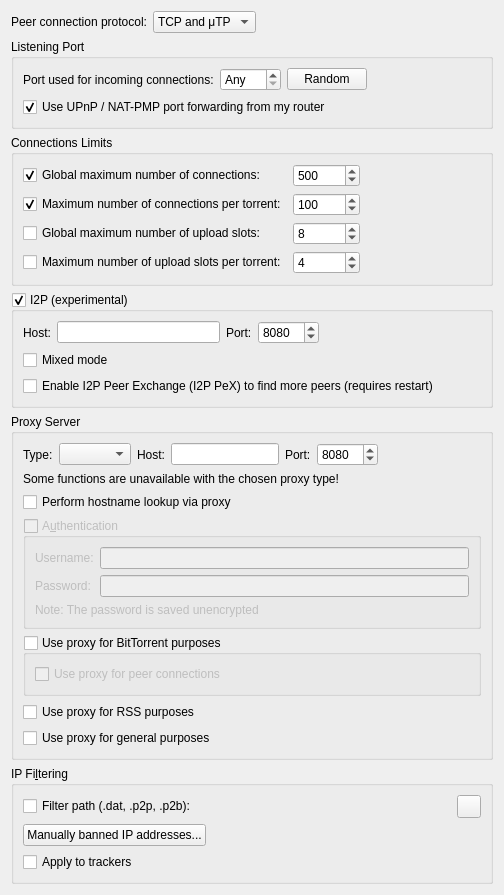
          <widget class="QWidget" name="scrollAreaWidgetContents_3">
           <property name="geometry">
            <rect>
             <x>0</x>
             <y>0</y>
             <width>504</width>
             <height>848</height>
            </rect>
           </property>
           <layout class="QVBoxLayout" name="verticalLayout_20">
            <item>
             <layout class="QHBoxLayout" name="horizontalLayout_12">
              <item>
               <widget class="QLabel" name="label_24">
                <property name="text">
                 <string>Peer connection protocol:</string>
                </property>
               </widget>
              </item>
              <item>
               <widget class="QComboBox" name="comboProtocol">
                <item>
                 <property name="text">
                  <string>TCP and μTP</string>
                 </property>
                </item>
                <item>
                 <property name="text">
                  <string notr="true">TCP</string>
                 </property>
                </item>
                <item>
                 <property name="text">
                  <string notr="true">μTP</string>
                 </property>
                </item>
               </widget>
              </item>
              <item>
               <spacer name="horizontalSpacer_23">
                <property name="orientation">
                 <enum>Qt::Orientation::Horizontal</enum>
                </property>
                <property name="sizeHint" stdset="0">
                 <size>
                  <width>40</width>
                  <height>20</height>
                 </size>
                </property>
               </spacer>
              </item>
             </layout>
            </item>
            <item>
             <widget class="QGroupBox" name="ListeningPortBox">
              <property name="title">
               <string>Listening Port</string>
              </property>
              <layout class="QVBoxLayout" name="listeningPortLayout">
               <item>
                <layout class="QHBoxLayout" name="listeningPortLayout2">
                 <item>
                  <widget class="QLabel" name="lbl_ports">
                   <property name="text">
                    <string>Port used for incoming connections:</string>
                   </property>
                  </widget>
                 </item>
                 <item>
                  <widget class="QSpinBox" name="spinPort">
                   <property name="toolTip">
                    <string>Set to 0 to let your system pick an unused port</string>
                   </property>
                   <property name="specialValueText">
                    <string>Any</string>
                   </property>
                   <property name="maximum">
                    <number>65535</number>
                   </property>
                  </widget>
                 </item>
                 <item>
                  <widget class="QPushButton" name="randomButton">
                   <property name="text">
                    <string>Random</string>
                   </property>
                  </widget>
                 </item>
                 <item>
                  <spacer name="horizontalSpacer_4">
                   <property name="orientation">
                    <enum>Qt::Orientation::Horizontal</enum>
                   </property>
                   <property name="sizeHint" stdset="0">
                    <size>
                     <width>40</width>
                     <height>20</height>
                    </size>
                   </property>
                  </spacer>
                 </item>
                </layout>
               </item>
               <item>
                <widget class="QCheckBox" name="checkUPnP">
                 <property name="text">
                  <string>Use UPnP / NAT-PMP port forwarding from my router</string>
                 </property>
                 <property name="checked">
                  <bool>true</bool>
                 </property>
                </widget>
               </item>
              </layout>
             </widget>
            </item>
            <item>
             <widget class="QGroupBox" name="nbConnecBox">
              <property name="title">
               <string>Connections Limits</string>
              </property>
              <layout class="QGridLayout" name="gridLayout">
               <item row="0" column="0">
                <widget class="QCheckBox" name="checkMaxConnections">
                 <property name="text">
                  <string>Global maximum number of connections:</string>
                 </property>
                 <property name="checked">
                  <bool>true</bool>
                 </property>
                </widget>
               </item>
               <item row="0" column="1">
                <widget class="QSpinBox" name="spinMaxConnec">
                 <property name="enabled">
                  <bool>true</bool>
                 </property>
                 <property name="minimum">
                  <number>2</number>
                 </property>
                 <property name="maximum">
                  <number>2147483647</number>
                 </property>
                 <property name="value">
                  <number>500</number>
                 </property>
                </widget>
               </item>
               <item row="0" column="2">
                <spacer name="horizontalSpacer_3">
                 <property name="orientation">
                  <enum>Qt::Orientation::Horizontal</enum>
                 </property>
                 <property name="sizeHint" stdset="0">
                  <size>
                   <width>40</width>
                   <height>20</height>
                  </size>
                 </property>
                </spacer>
               </item>
               <item row="1" column="0">
                <widget class="QCheckBox" name="checkMaxConnectionsPerTorrent">
                 <property name="text">
                  <string>Maximum number of connections per torrent:</string>
                 </property>
                 <property name="checked">
                  <bool>true</bool>
                 </property>
                </widget>
               </item>
               <item row="1" column="1">
                <widget class="QSpinBox" name="spinMaxConnecPerTorrent">
                 <property name="minimum">
                  <number>2</number>
                 </property>
                 <property name="maximum">
                  <number>2147483647</number>
                 </property>
                 <property name="value">
                  <number>100</number>
                 </property>
                </widget>
               </item>
               <item row="2" column="0">
                <widget class="QCheckBox" name="checkMaxUploads">
                 <property name="text">
                  <string>Global maximum number of upload slots:</string>
                 </property>
                </widget>
               </item>
               <item row="2" column="1">
                <widget class="QSpinBox" name="spinMaxUploads">
                 <property name="maximum">
                  <number>2147483647</number>
                 </property>
                 <property name="value">
                  <number>8</number>
                 </property>
                </widget>
               </item>
               <item row="3" column="0">
                <widget class="QCheckBox" name="checkMaxUploadsPerTorrent">
                 <property name="text">
                  <string>Maximum number of upload slots per torrent:</string>
                 </property>
                </widget>
               </item>
               <item row="3" column="1">
                <widget class="QSpinBox" name="spinMaxUploadsPerTorrent">
                 <property name="maximum">
                  <number>2147483647</number>
                 </property>
                 <property name="value">
                  <number>4</number>
                 </property>
                </widget>
               </item>
              </layout>
             </widget>
            </item>
            <item>
             <widget class="QGroupBox" name="groupI2P">
              <property name="title">
               <string>I2P (experimental)</string>
              </property>
              <property name="checkable">
               <bool>true</bool>
              </property>
              <property name="checked">
               <bool>true</bool>
              </property>
              <layout class="QVBoxLayout" name="verticalLayout_40">
               <item>
                <layout class="QHBoxLayout" name="i2pLayout">
                 <item>
                  <widget class="QLabel" name="labelI2PHost">
                   <property name="text">
                    <string>Host:</string>
                   </property>
                  </widget>
                 </item>
                 <item>
                  <widget class="QLineEdit" name="textI2PHost"/>
                 </item>
                 <item>
                  <widget class="QLabel" name="labelI2PPort">
                   <property name="text">
                    <string>Port:</string>
                   </property>
                  </widget>
                 </item>
                 <item>
                  <widget class="QSpinBox" name="spinI2PPort">
                   <property name="minimum">
                    <number>1</number>
                   </property>
                   <property name="maximum">
                    <number>65535</number>
                   </property>
                   <property name="value">
                    <number>8080</number>
                   </property>
                  </widget>
                 </item>
                 <item>
                  <spacer name="horizontalSpacer_22">
                   <property name="orientation">
                    <enum>Qt::Orientation::Horizontal</enum>
                   </property>
                   <property name="sizeHint" stdset="0">
                    <size>
                     <width>40</width>
                     <height>20</height>
                    </size>
                   </property>
                  </spacer>
                 </item>
                </layout>
               </item>
               <item>
                <widget class="QCheckBox" name="checkI2PMixed">
                 <property name="toolTip">
                  <string>&lt;html&gt;&lt;head/&gt;&lt;body&gt;&lt;p&gt;If &quot;mixed mode&quot; is enabled I2P torrents are allowed to also get peers from other sources than the tracker, and connect to regular IPs, not providing any anonymization. This may be useful if the user is not interested in the anonymization of I2P, but still wants to be able to connect to I2P peers.&lt;/p&gt;&lt;/body&gt;&lt;/html&gt;</string>
                 </property>
                 <property name="text">
                  <string>Mixed mode</string>
                 </property>
                </widget>
               </item>
               <item>
                <widget class="QCheckBox" name="checkI2PPeX">
                 <property name="text">
                  <string>Enable I2P Peer Exchange (I2P PeX) to find more peers (requires restart)</string>
                 </property>
                </widget>
               </item>
              </layout>
             </widget>
            </item>
            <item>
             <widget class="QGroupBox" name="groupProxy">
              <property name="enabled">
               <bool>true</bool>
              </property>
              <property name="title">
               <string>Proxy Server</string>
              </property>
              <layout class="QVBoxLayout" name="verticalLayout_29">
               <item>
                <layout class="QHBoxLayout" name="proxyTypeLayout">
                 <item>
                  <widget class="QLabel" name="ProxyType_lbl">
                   <property name="text">
                    <string>Type:</string>
                   </property>
                  </widget>
                 </item>
                 <item>
                  <widget class="QComboBox" name="comboProxyType"/>
                 </item>
                 <item>
                  <widget class="QLabel" name="lblProxyIP">
                   <property name="text">
                    <string>Host:</string>
                   </property>
                  </widget>
                 </item>
                 <item>
                  <widget class="QLineEdit" name="textProxyIP"/>
                 </item>
                 <item>
                  <widget class="QLabel" name="lblProxyPort">
                   <property name="text">
                    <string>Port:</string>
                   </property>
                  </widget>
                 </item>
                 <item>
                  <widget class="QSpinBox" name="spinProxyPort">
                   <property name="minimum">
                    <number>1</number>
                   </property>
                   <property name="maximum">
                    <number>65535</number>
                   </property>
                   <property name="value">
                    <number>8080</number>
                   </property>
                  </widget>
                 </item>
                 <item>
                  <spacer name="horizontalSpacer_24">
                   <property name="orientation">
                    <enum>Qt::Orientation::Horizontal</enum>
                   </property>
                   <property name="sizeHint" stdset="0">
                    <size>
                     <width>20</width>
                     <height>20</height>
                    </size>
                   </property>
                  </spacer>
                 </item>
                </layout>
               </item>
               <item>
                <widget class="QLabel" name="labelProxyTypeUnavailable">
                 <property name="font">
                  <font>
                   <italic>false</italic>
                  </font>
                 </property>
                 <property name="text">
                  <string>Some functions are unavailable with the chosen proxy type!</string>
                 </property>
                </widget>
               </item>
               <item>
                <widget class="QCheckBox" name="checkProxyHostnameLookup">
                 <property name="toolTip">
                  <string>If checked, hostname lookups are done via the proxy</string>
                 </property>
                 <property name="text">
                  <string>Perform hostname lookup via proxy</string>
                 </property>
                </widget>
               </item>
               <item>
                <widget class="QGroupBox" name="checkProxyAuth">
                 <property name="enabled">
                  <bool>false</bool>
                 </property>
                 <property name="title">
                  <string>A&amp;uthentication</string>
                 </property>
                 <property name="checkable">
                  <bool>true</bool>
                 </property>
                 <property name="checked">
                  <bool>false</bool>
                 </property>
                 <layout class="QVBoxLayout" name="verticalLayout_24">
                  <item>
                   <layout class="QGridLayout" name="gridLayout_12">
                    <item row="0" column="0">
                     <widget class="QLabel" name="lblProxyUsername">
                      <property name="text">
                       <string>Username:</string>
                      </property>
                     </widget>
                    </item>
                    <item row="0" column="1">
                     <widget class="QLineEdit" name="textProxyUsername"/>
                    </item>
                    <item row="1" column="0">
                     <widget class="QLabel" name="lblProxyPassword">
                      <property name="text">
                       <string>Password:</string>
                      </property>
                     </widget>
                    </item>
                    <item row="1" column="1">
                     <widget class="QLineEdit" name="textProxyPassword">
                      <property name="echoMode">
                       <enum>QLineEdit::EchoMode::Password</enum>
                      </property>
                     </widget>
                    </item>
                   </layout>
                  </item>
                  <item>
                   <widget class="QLabel" name="label_23">
                    <property name="text">
                     <string>Note: The password is saved unencrypted</string>
                    </property>
                   </widget>
                  </item>
                 </layout>
                </widget>
               </item>
               <item>
                <widget class="QGroupBox" name="checkProxyBitTorrent">
                 <property name="title">
                  <string>Use proxy for BitTorrent purposes</string>
                 </property>
                 <property name="checkable">
                  <bool>true</bool>
                 </property>
                 <property name="checked">
                  <bool>false</bool>
                 </property>
                 <layout class="QVBoxLayout" name="verticalLayoutProxyBitTorrent">
                  <item>
                   <widget class="QCheckBox" name="checkProxyPeerConnections">
                    <property name="toolTip">
                     <string>Otherwise, the proxy server is only used for tracker connections</string>
                    </property>
                    <property name="text">
                     <string>Use proxy for peer connections</string>
                    </property>
                   </widget>
                  </item>
                 </layout>
                </widget>
               </item>
               <item>
                <widget class="QCheckBox" name="checkProxyRSS">
                 <property name="toolTip">
                  <string>RSS feeds will use proxy</string>
                 </property>
                 <property name="text">
                  <string>Use proxy for RSS purposes</string>
                 </property>
                 <property name="checked">
                  <bool>false</bool>
                 </property>
                </widget>
               </item>
               <item>
                <widget class="QCheckBox" name="checkProxyMisc">
                 <property name="toolTip">
                  <string>Search engine, software updates or anything else will use proxy</string>
                 </property>
                 <property name="text">
                  <string>Use proxy for general purposes</string>
                 </property>
                 <property name="checked">
                  <bool>false</bool>
                 </property>
                </widget>
               </item>
              </layout>
             </widget>
            </item>
            <item>
             <widget class="QGroupBox" name="groupIPFilter">
              <property name="title">
               <string>IP Fi&amp;ltering</string>
              </property>
              <layout class="QVBoxLayout" name="verticalLayout_17">
               <item>
                <layout class="QHBoxLayout" name="horizontalLayout_11">
                 <item>
                  <widget class="QCheckBox" name="checkIPFilter">
                   <property name="text">
                    <string>Filter path (.dat, .p2p, .p2b):</string>
                   </property>
                  </widget>
                 </item>
                 <item>
                  <widget class="FileSystemPathLineEdit" name="textFilterPath" native="true"/>
                 </item>
                 <item>
                  <widget class="QToolButton" name="IpFilterRefreshBtn">
                   <property name="toolTip">
                    <string>Reload the filter</string>
                   </property>
                  </widget>
                 </item>
                </layout>
               </item>
               <item>
                <widget class="QPushButton" name="banListButton">
                 <property name="sizePolicy">
                  <sizepolicy hsizetype="Fixed" vsizetype="Fixed">
                   <horstretch>0</horstretch>
                   <verstretch>0</verstretch>
                  </sizepolicy>
                 </property>
                 <property name="text">
                  <string>Manually banned IP addresses...</string>
                 </property>
                </widget>
               </item>
               <item>
                <widget class="QCheckBox" name="checkIpFilterTrackers">
                 <property name="text">
                  <string>Apply to trackers</string>
                 </property>
                </widget>
               </item>
              </layout>
             </widget>
            </item>
            <item>
             <spacer name="verticalSpacer_3">
              <property name="orientation">
               <enum>Qt::Orientation::Vertical</enum>
              </property>
              <property name="sizeHint" stdset="0">
               <size>
                <width>20</width>
                <height>40</height>
               </size>
              </property>
             </spacer>
            </item>
           </layout>
          </widget>
